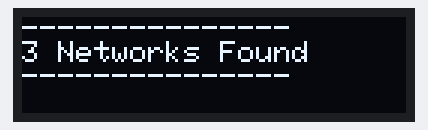
This sketch was run on a simulated ESP8266 (NodeMCU). Parts: 128×32 one-colour display. A WiFi scan finds three made-up networks; what the sketch prints to the serial monitor is not drawn.

Above: at 2.2 s.
At 9.62 s:
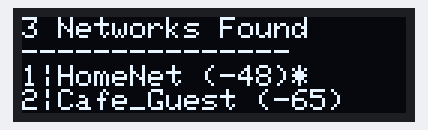
At 15.29 s:
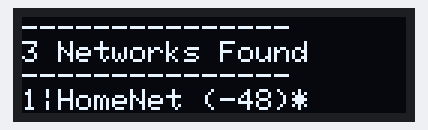
At 20.2 s:
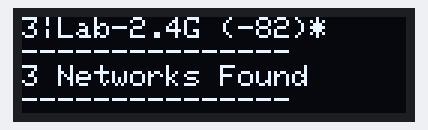
At 33.7 s:
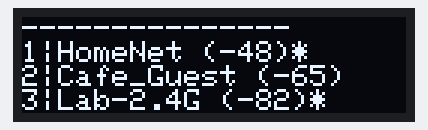

The sketch:

Heltec_wifi_r1_2.ino
```cpp
/*********************************************************************

DBM Dec 2 2017
Adapted from all sorts of sources

DBM Nov 18 2020 - works with Heltec wifi kit 8
*********************************************************************/

#include <SPI.h>
#include <Wire.h>
#include <Adafruit_GFX.h>
#include <Adafruit_SSD1306.h>
#include "ESP8266WiFi.h"

#define OLED_RESET 16
Adafruit_SSD1306 display(OLED_RESET);

#define NUMLINES    4
#define LINELENGTH  50
#define FIRSTLINE   0
#define LASTLINE    NUMLINES-1
#define LINEHEIGHT  8

char oneline[LINELENGTH];

char lines[NUMLINES][LINELENGTH] = {};  // numbered [0]...[3]

int curline = FIRSTLINE; // line FIRSTLINE to LASTLINES
boolean firsttime = true;

//===========
void setup()   {
  Serial.begin(115200);

  // by default, we'll generate the high voltage from the 3.3v line internally! (neat!)
  display.begin(SSD1306_SWITCHCAPVCC, 0x3C);  // initialize with the I2C addr 0x3C (for the 128x32)
  // init done

  // Clear the buffer.
  display.clearDisplay();

  // text display
  display.setTextSize(1);
  display.setTextColor(WHITE);
  display.setTextWrap(false);

  for (int i=FIRSTLINE; i<=LASTLINE; i++) {
    strcpy(lines[curline], " ");
  }

  // Set WiFi to station mode and disconnect from an AP if it was previously connected
  WiFi.mode(WIFI_STA);
  //WiFi.disconnect();
  delay(100);

}

/*
insert this line into the lines buffer
*/
void displayline(char *linep ) {
  Serial.println(linep);

  if (curline == LASTLINE) {
    if (firsttime) {
      // Serial.print("don't do anything the first time because we are still filling the buffer");
      firsttime = false;
    }
    else {
      //not first time so move things up
      for (int i=FIRSTLINE; i<=NUMLINES-1; i++) {
        strcpy(lines[i], lines[i+1]); //copy [2] into [1]
      }
    }
  }
  strcpy(lines[curline], linep);

  writelines();

  // make sure current line does not exceed the last line
  if (++curline > LASTLINE) {
    curline = LASTLINE;
  }
}

//write all x lines every time
void writelines() {
  display.clearDisplay();
  for (int i=FIRSTLINE; i<=LASTLINE; i++) {
    display.setCursor(0,i*LINEHEIGHT);
    display.print(lines[i]);
  }
  display.display();
}

// WiFi.scanNetworks returns the number of networks found
void scanWifi() {
  int n = WiFi.scanNetworks();
  if (n == 0)
    displayline("No networks found");
  else
  {
    displayline("---------------");
    sprintf(oneline, "%d Networks Found", n);
    displayline(oneline);
    displayline("---------------");
    delay(1000);

    for (int i = 0; i < n; ++i){
      char buf[30]; WiFi.SSID(i).toCharArray(buf, WiFi.SSID(i).length()+1);
      sprintf(oneline, "%i|%s (%i)%s", i+1, buf, WiFi.RSSI(i), (WiFi.encryptionType(i) == ENC_TYPE_NONE)?" ":"*");
      displayline(oneline);
      delay(300);
    }
  }
}


//===========
void loop() {
  scanWifi();
  delay(2000);
}
```

Measured:
- what the display in image 0 shows lasts 1.0 s, from 2.2 s to 3.2 s
- what the display in image 4 shows lasts 4.3 s, from 33.7 s to 38.0 s
